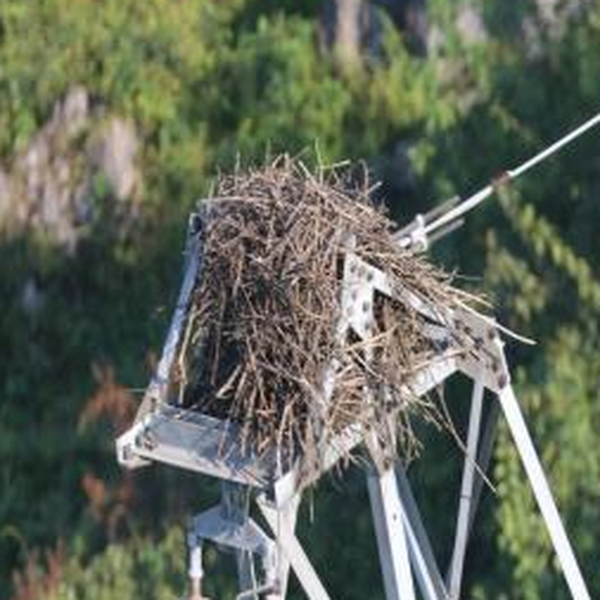
#> input picture results/figures/defect_row_assets/Birdnest_0.png, 600 x 600 px
$ python generate_defect_class_row.py
#> lines starting #> are read from the running program, lines starting #| are printed output that depends on the picture
"""Poster motivation row: one example crop per defective class with the class
name underneath. Crops in defect_row_assets/ come from ATLI_target_tightNI_noCPLID
(square crops around the largest labeled defect box, 2.2x margin, 600x600 px);
picker/cropper history in the repo conversation of 2026-07-28."""
from pathlib import Path

import matplotlib.pyplot as plt
import matplotlib.image as mpimg

plt.rcParams["font.family"] = "Helvetica Neue"

OUT = Path(__file__).parent
ASSETS = OUT / "defect_row_assets"

PICKS = [
    ("Birdnest_0.png", "Birdnest"),
    ("Broken_Insulator_1.png", "Broken Insulator"),
    ("Defective_Damper_0.png", "Defective Damper"),
    ("Flashover_Insulator_0.png", "Flashover Insulator"),
    ("Self-Exploded_Insulator_0.png", "Self-Exploded Insulator"),
]

INK = "#0b0b0b"

fig, axes = plt.subplots(1, len(PICKS), figsize=(15, 3.6), dpi=200)
fig.patch.set_facecolor("white")

for ax, (fname, label) in zip(axes, PICKS):
    ax.imshow(mpimg.imread(ASSETS / fname))
    ax.set_xticks([])
    ax.set_yticks([])
    for s in ax.spines.values():
        s.set_edgecolor("#d5d4cd")
        s.set_linewidth(1.2)
    ax.set_xlabel(label, fontsize=15, fontweight="bold", color=INK, labelpad=8)

fig.subplots_adjust(left=0.01, right=0.99, top=0.99, bottom=0.16, wspace=0.06)
fig.savefig(OUT / "fig_defect_class_row.png", dpi=300, facecolor="white",
            bbox_inches="tight", pad_inches=0.08)
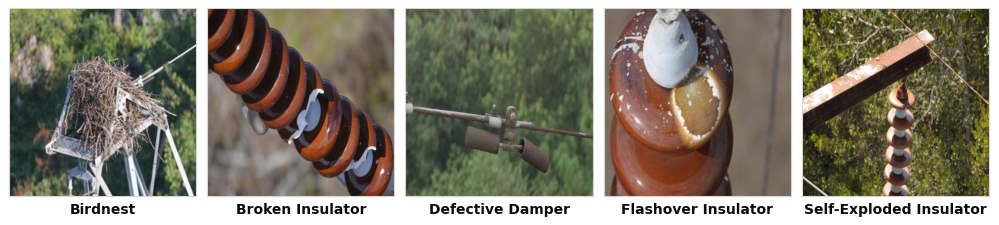
#> figure drawn by matplotlib, 5 panels
print("wrote", OUT / "fig_defect_class_row.png")
